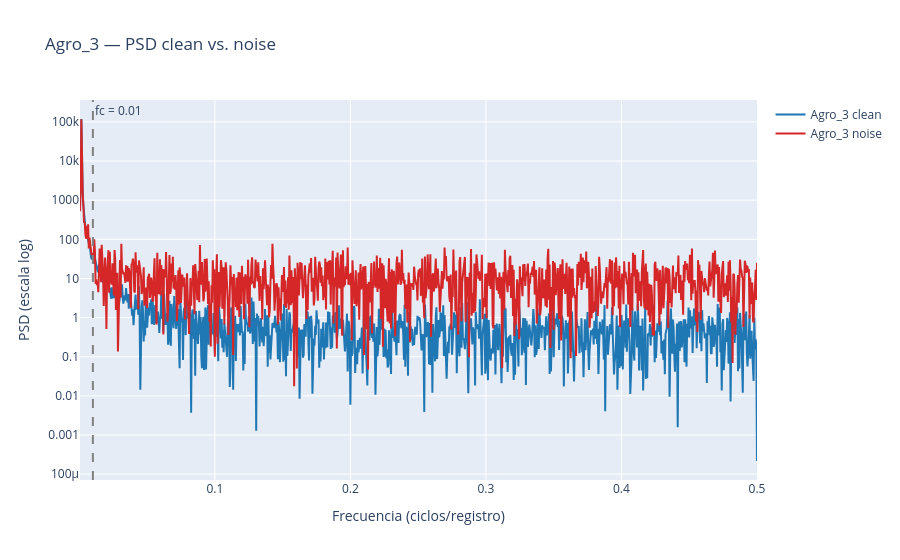

Source (notebook cell):
### Markdown cell above
Para elegir `fc` calculamos la PSD (igual que en la Tarea 3) de `Agro_3` en `agro_clean.csv` y en `agro_noise.csv`, y las comparamos. La idea es identificar la frecuencia a partir de la cual la energía de la serie `clean` ya es despreciable frente a la de `noise` — ahí es donde conviene cortar.

### Code cell
agro_noise = pd.read_csv("../data/agro_noise.csv")

fs = 1.0
agro3_clean = agro["Agro_3"].values
agro3_noise = agro_noise["Agro_3"].values


def calcular_psd(x, fs=1.0):
    N = len(x)
    fft_vals = np.fft.rfft(x)
    freqs = np.fft.rfftfreq(N, d=1 / fs)
    return freqs, (np.abs(fft_vals) ** 2) / N


frec_clean, psd_clean = calcular_psd(agro3_clean, fs)
frec_noise, psd_noise = calcular_psd(agro3_noise, fs)

fc_elegida = 0.01

fig_psd_agro = go.Figure()
fig_psd_agro.add_trace(go.Scatter(x=frec_clean[1:], y=psd_clean[1:], name="Agro_3 clean", line=dict(color="#1f77b4")))
fig_psd_agro.add_trace(go.Scatter(x=frec_noise[1:], y=psd_noise[1:], name="Agro_3 noise", line=dict(color="#d62728")))
fig_psd_agro.add_vline(x=fc_elegida, line_dash="dash", line_color="gray", annotation_text=f"fc = {fc_elegida}")
fig_psd_agro.update_yaxes(type="log", title_text="PSD (escala log)")
fig_psd_agro.update_xaxes(title_text="Frecuencia (ciclos/registro)")
fig_psd_agro.update_layout(title="Agro_3 — PSD clean vs. noise")
fig_psd_agro.show()

### Figure 1 — Plotly figure (JSON) as saved in the notebook; plotly's stock layout.template omitted (floating-point values rounded to 4 significant figures; data arrays with more than 128 entries replaced by an {"elided": "..."} marker saying what was removed)
{"data": [{"line": {"color": "#1f77b4"}, "name": "Agro_3 clean", "type": "scatter", "x": {"elided": "1000 float values"}, "y": {"elided": "1000 float values"}}, {"line": {"color": "#d62728"}, "name": "Agro_3 noise", "type": "scatter", "x": {"elided": "1000 float values"}, "y": {"elided": "1000 float values"}}], "layout": {"annotations": [{"showarrow": false, "text": "fc = 0.01", "x": 0.01, "xanchor": "left", "xref": "x", "y": 1, "yanchor": "top", "yref": "y domain"}], "shapes": [{"line": {"color": "gray", "dash": "dash"}, "type": "line", "x0": 0.01, "x1": 0.01, "xref": "x", "y0": 0, "y1": 1, "yref": "y domain"}], "title": {"text": "Agro_3 — PSD clean vs. noise"}, "xaxis": {"title": {"text": "Frecuencia (ciclos/registro)"}}, "yaxis": {"title": {"text": "PSD (escala log)"}, "type": "log"}}}
